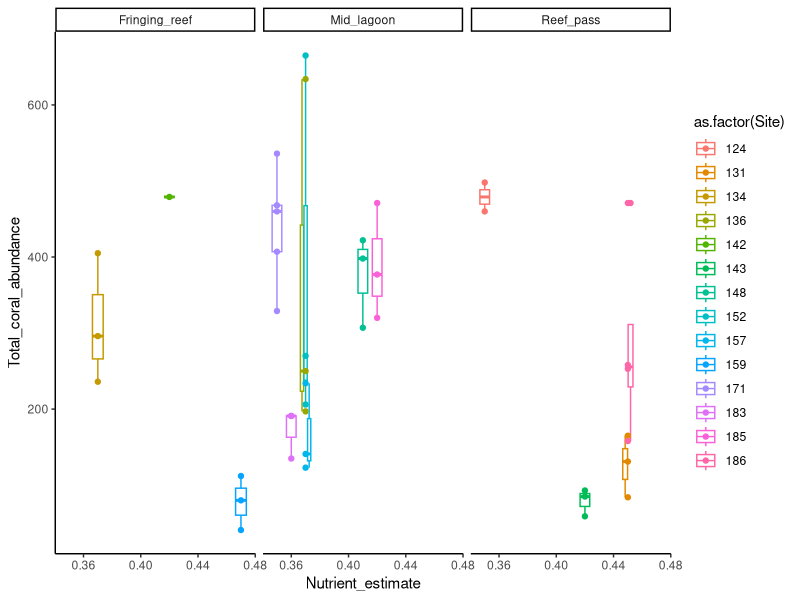
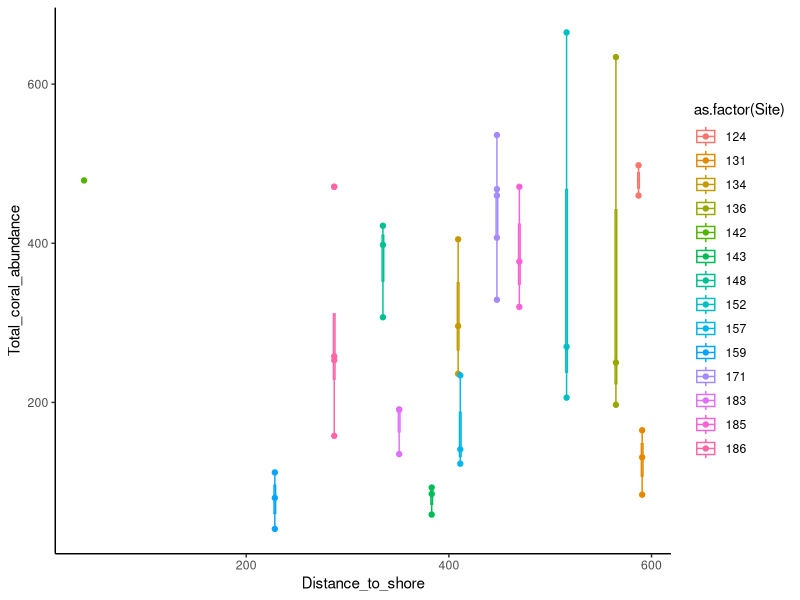
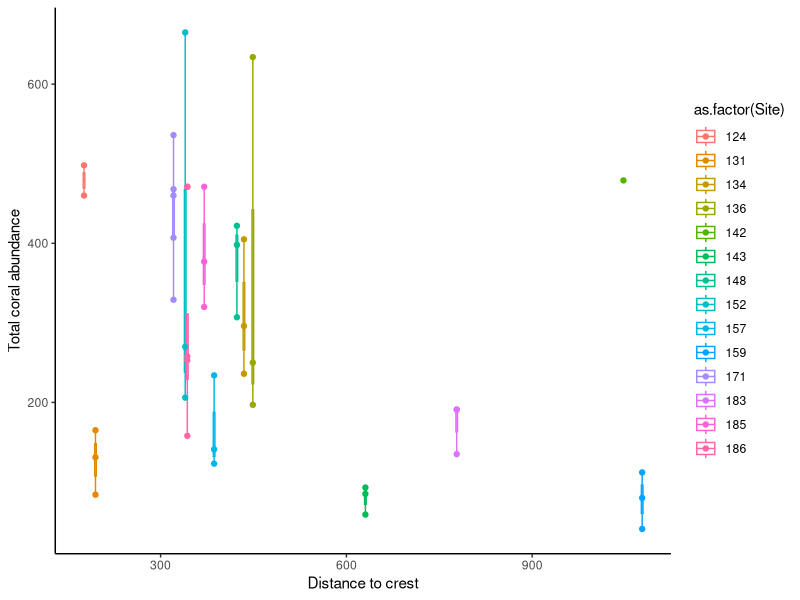
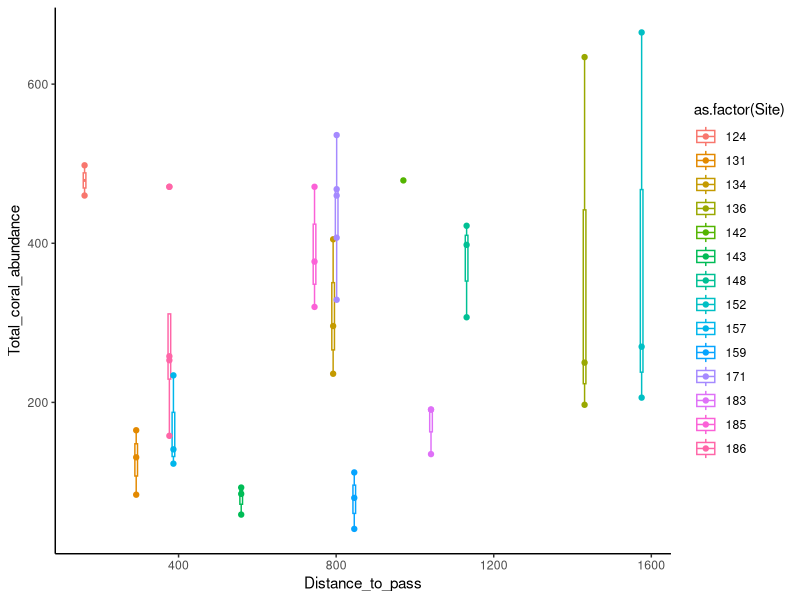
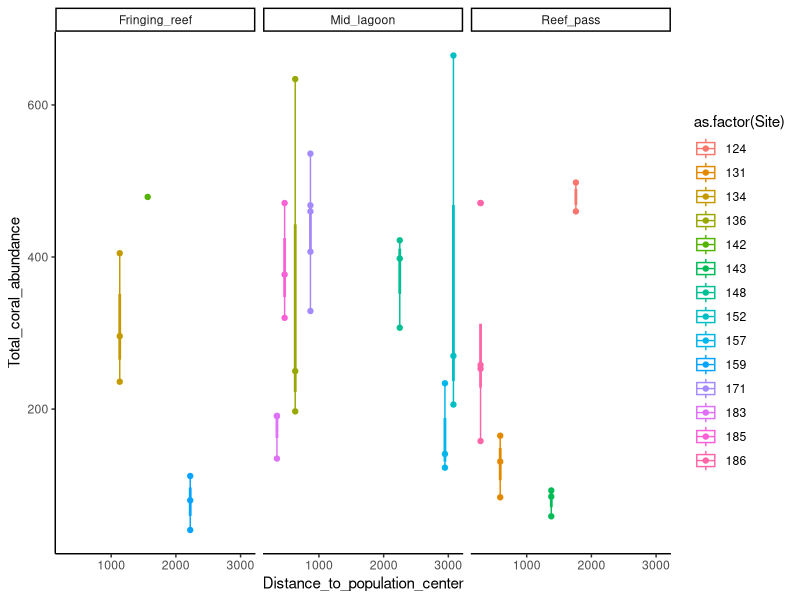
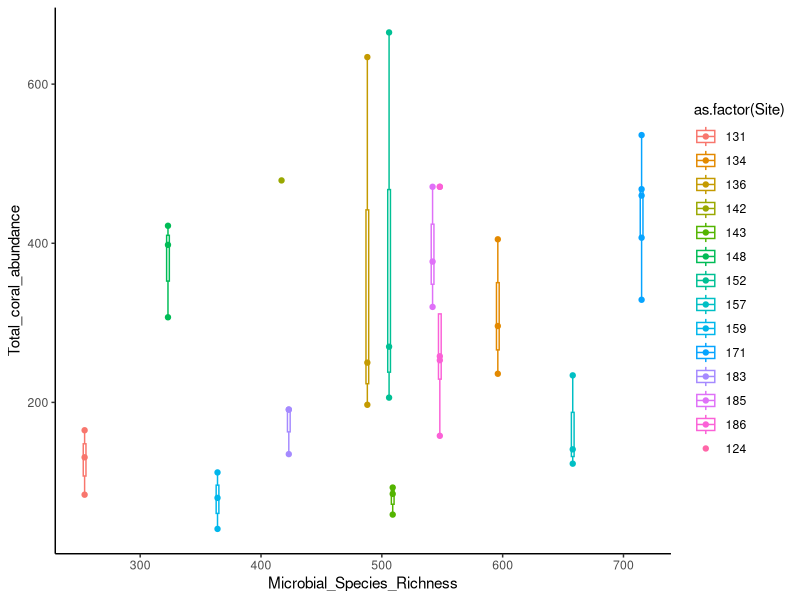
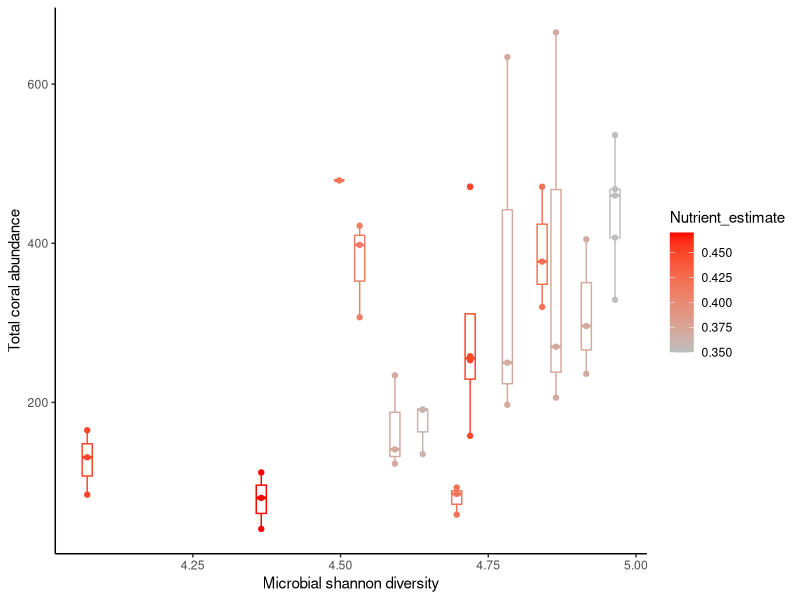
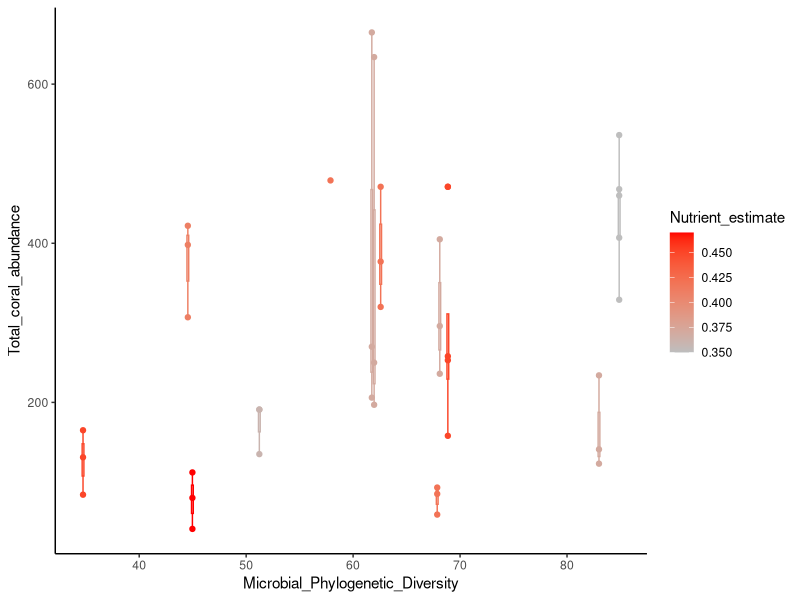

R code for these plots, in order:
## ---- chunk 1
knitr::opts_chunk$set(echo = TRUE)


require(here)
require(tidyverse)
require(vegan)
require(lme4)
## ---- chunk 2
# colony counts
colonies <- read_csv(here("data/Colony_counts.csv")) %>% 
  # fix this weird date entry
  mutate(Date = case_when(
    Date == "8/21/22" ~ "8/21/2022",
    TRUE ~ Date
  ))

# bring in site visual nutrient file
nuts <- read_csv(here("data/site_metadata.csv")) 
  
# and nutrient working group file that we will use as metadata
nutMetadat <- read_csv(here("data/All_dat_withFish.csv")) 
# Make overall site stats
## ---- chunk 3
colonies %>% 
  select(Genus) %>% 
  unique() 

# fix them
colonies %>% 
  mutate(Genus = case_when(
    Genus == "Cyphestrea" ~ "Cyphastrea",
    Genus == "Fungiid" ~ "Fungiidae",
    Genus == "leptastrea" ~ "Leptastrea",
      Genus == "Leptastrea?" ~ "Leptastrea",
      Genus == "Napropora" ~ "Napopora",
      Genus == "Napropora" ~ "Napopora",
    Genus == "Napapora"~ "Napopora",
      Genus == "Pammacora" ~ "Psammocora",
      Genus == "Psammacora" ~ "Psammocora", 
      Genus == "Porites rus" ~ "Porites_rus",
      Genus == "Porites_Rus" ~ "Porites_rus",
      Genus == "Porites_Massive" ~ "Porites_massive",
    TRUE ~ Genus
  )) %>% 
  filter(Genus != "Single_polyp") -> colonies_cleaned


# check
colonies_cleaned %>% 
  select(Genus) %>% 
  unique() 
## ---- chunk 4
colonies_cleaned %>% 
  mutate(Transect = parse_number(Transect)) %>% 
  mutate(TransectSite = paste0(Site, "T", Transect)) %>% 
  group_by(Transect, TransectSite, Date, Site, Genus) %>% 
  summarize(Abundance = sum(Count)) %>% 
  ungroup() %>% 
  # replace this with the nearest station
  mutate(Site = ifelse(Site == "Gump", 159, Site)) %>% 
  # also for T2 site 124 was written as 142. Fix here
  #mutate(Site = ifelse(Site == 142, 124, Site)) %>% 
  mutate(Site = as.double(Site)) %>% 
  # join visual nutrient data
  full_join(nuts, by = "Site") -> genusAbund_temp

## ---- chunk 5
# select the stuff we want:
nutMetadat %>% 
  filter(TimePeriod == "2021-May") %>% 
  mutate(Site = as.double(Site)) %>% 
  select(Site, Latitude, Longitude, Distance_to_crest, Distance_to_shore, Distance_to_pass, Distance_to_deep_lagoon_water, Distance_to_population_center, Habitat, Microbial_Species_Richness, Microbial_Shannon_Diversity, Microbial_Phylogenetic_Diversity, Microbial_Evenness, Microbial_PCoA1, Microbial_PCoA2, FishNH4ug_min_m2, FishBiomg_m2) -> nmwgMetadat

# also do a separate one for 124 since it doesn't have a May 2021 line in the df:
nutMetadat %>% 
  filter(Site == 124) %>% 
  filter(TimePeriod == "2020-August") %>% 
  mutate(Site = as.double(Site)) %>% 
  select(Site, Latitude, Longitude, Distance_to_crest, Distance_to_shore, Distance_to_pass, Distance_to_deep_lagoon_water, Distance_to_population_center, Habitat, Microbial_Species_Richness, Microbial_Shannon_Diversity, Microbial_Phylogenetic_Diversity, Microbial_Evenness, Microbial_PCoA1, Microbial_PCoA2, FishNH4ug_min_m2, FishBiomg_m2) -> nmwgMetadat124
## ---- chunk 6
genusAbund_temp %>% 
  filter(Site != 124) %>% 
  left_join(nmwgMetadat) -> genusAbund_tempNo124
  
genusAbund_temp %>% 
  filter(Site == "124") %>% 
  left_join(nmwgMetadat124, by = "Site") -> genusAbund_temp124
  
  
# put them together
genusAbund_tempNo124 %>% 
  filter(Site != 163) %>% 
  bind_rows(genusAbund_temp124) -> genusAbund_Long
## ---- chunk 7
genusAbund_Long %>% 
  group_by(TransectSite, Date, Transect, Site, Latitude, Longitude, Distance_to_crest, Distance_to_shore, Distance_to_pass, Distance_to_deep_lagoon_water, Distance_to_population_center, Habitat, Microbial_Species_Richness, Microbial_Shannon_Diversity, Microbial_Phylogenetic_Diversity, Microbial_Evenness, Microbial_PCoA1, Microbial_PCoA2, FishNH4ug_min_m2, FishBiomg_m2) %>% 
  summarize(N = n()) %>% 
  select(-N) -> all_ids
## ---- chunk 8
genusAbund_Long %>% 
  group_by(TransectSite, Date, Transect, Site, Nutrient_estimate, KellyDeron_habitat, Latitude, Longitude, Distance_to_crest, Distance_to_shore, Distance_to_pass, Distance_to_deep_lagoon_water, Distance_to_population_center, Habitat, Microbial_Species_Richness, Microbial_Shannon_Diversity, Microbial_Phylogenetic_Diversity, Microbial_Evenness, Microbial_PCoA1, Microbial_PCoA2, FishNH4ug_min_m2, FishBiomg_m2) %>% 
  summarize(Total_coral_abundance = sum(Abundance)) -> total_abund
## ---- chunk 9
total_abund %>% 
  ggplot(aes(x = Nutrient_estimate, y = Total_coral_abundance, color = as.factor(Site))) +
  geom_boxplot() +
  geom_point() +
  facet_wrap(~KellyDeron_habitat) +
  theme_classic()


total_abund %>% 
  ggplot(aes(x = Distance_to_shore, y = Total_coral_abundance, color = as.factor(Site))) +
  geom_boxplot() +
  geom_point() +
  #facet_wrap(~KellyDeron_habitat) +
  theme_classic()


total_abund %>% 
  ggplot(aes(x = Distance_to_crest, y = Total_coral_abundance, color = as.factor(Site))) +
  geom_boxplot() +
  geom_point() +
  #facet_wrap(~KellyDeron_habitat) +
  theme_classic() +
  xlab("Distance to crest") +
  ylab("Total coral abundance")

ggsave(here("figures/TotalAbundDistCrest.jpg"), width = 7, height = 4.6, dpi = 500)


total_abund %>% 
  ggplot(aes(x = Distance_to_pass, y = Total_coral_abundance, color = as.factor(Site))) +
  geom_boxplot() +
  geom_point() +
  #facet_wrap(~KellyDeron_habitat) +
  theme_classic()


total_abund %>% 
  ggplot(aes(x = Distance_to_population_center, y = Total_coral_abundance, color = as.factor(Site))) +
  geom_boxplot() +
  geom_point() +
  facet_wrap(~KellyDeron_habitat) +
  theme_classic()


total_abund %>% 
  ggplot(aes(x = Microbial_Species_Richness, y = Total_coral_abundance, color = as.factor(Site))) +
  geom_boxplot() +
  geom_point() +
  #facet_wrap(~KellyDeron_habitat) +
  theme_classic()



total_abund %>% 
  ggplot(aes(x = Microbial_Shannon_Diversity, y = Total_coral_abundance, group = as.factor(Site), color = Nutrient_estimate)) +
  geom_boxplot() +
  geom_point() +
  scale_colour_gradient(low = "gray", high = "red") +
  ylab("Total coral abundance") +
  xlab("Microbial shannon diversity") +
  #facet_wrap(~KellyDeron_habitat) +
  theme_classic()

ggsave(here("figures/ShannonTotalAbundance.jpg"), width = 7, height = 4.6, dpi = 500)


total_abund %>% 
  ggplot(aes(x = Microbial_Phylogenetic_Diversity, y = Total_coral_abundance, group = as.factor(Site), color = Nutrient_estimate)) +
  geom_boxplot() +
  scale_colour_gradient(low = "gray", high = "red") +
  geom_point() +
  #facet_wrap(~KellyDeron_habitat) +
  theme_classic()


total_abund %>% 
  ggplot(aes(x = Microbial_Evenness, y = Total_coral_abundance, group = as.factor(Site), color = Nutrient_estimate)) +
  geom_boxplot() +
  scale_colour_gradient(low = "gray", high = "red") +
  geom_point() +
  #facet_wrap(~KellyDeron_habitat) +
  theme_classic()


total_abund %>% 
  ggplot(aes(x = Microbial_PCoA1, y = Total_coral_abundance, group = as.factor(Site), color = Nutrient_estimate)) +
  geom_boxplot() +
  scale_colour_gradient(low = "gray", high = "red") +
  geom_point() +
  #facet_wrap(~KellyDeron_habitat) +
  theme_classic()



total_abund %>% 
  ggplot(aes(x = FishBiomg_m2, y = Total_coral_abundance, group = as.factor(Site), color = Nutrient_estimate)) +
  geom_boxplot() +
  scale_colour_gradient(low = "gray", high = "red") +
  geom_point() +
  #facet_wrap(~KellyDeron_habitat) +
  theme_classic()

## ---- chunk 10
genusAbund_Long %>% 
  filter(Genus == "Montipora") %>% 
  full_join(all_ids) %>% 
  mutate(Abundance = replace_na(Abundance, 0)) -> montipAbund

## ---- chunk 11
montipAbund %>% 
  ggplot(aes(x = Nutrient_estimate, y = Abundance, color = as.factor(Site))) +
  geom_boxplot() +
  geom_point() +
  theme_classic()
## ---- chunk 12
montipAbund %>% 
  ggplot(aes(x = FishBiomg_m2, y = Abundance, color = as.factor(Site))) +
  geom_boxplot() +
  geom_point() +
  theme_classic()
## ---- chunk 13
m.Montip <- glmer(Abundance ~ Nutrient_estimate + scale(FishBiomg_m2) +  (1 | Site), data = montipAbund, family = poisson(link = "log"))
  summary(m.Montip)
  plot(m.Montip)
## ---- chunk 14
colonies_cleaned %>% 
  mutate(Transect = parse_number(Transect)) %>% 
  mutate(TransectSite = paste0(Site, "T", Transect)) %>% 
  group_by(Transect, TransectSite, Date, Site, Genus, Size_cm) %>% 
  summarize(Abundance = sum(Count)) %>% 
  ungroup() %>% 
  # replace this with the nearest station
  mutate(Site = ifelse(Site == "Gump", 159, Site)) %>% 
  mutate(Site = as.double(Site)) %>% 
  # join visual nutrient data
  full_join(nuts, by = "Site") %>% 
  filter(Genus == "Montipora") %>% 
  full_join(all_ids) %>% 
  mutate(Abundance = replace_na(Abundance, 0)) %>% 
  mutate(Size_cm = factor(Size_cm, levels = c("<5", "5-10", "10-20", "20-40", "40-80", "80-160", ">160"))) -> montipSize
## ---- chunk 15
montipSize %>% 
  #group_by(Size_cm, Nutrient_estimate) %>% 
  #summarize(Mean_abund = mean(Abundance),
  #          sd_abund = sd(Abundance)) %>% 
  ggplot(aes(x = Nutrient_estimate, y = Abundance, group = Nutrient_estimate)) + 
  geom_boxplot() +
  geom_point(aes(color = as.factor(Site))) +
  facet_wrap(~as.factor(Size_cm)) +
  theme_bw()
## ---- chunk 16
genusAbund_Long %>% 
  filter(Genus == "Pocillopora") %>% 
  full_join(all_ids) %>% 
  mutate(Abundance = replace_na(Abundance, 0)) %>% 
  rename(Poc_abund = Abundance )-> pocAbund

## ---- chunk 17
pocAbund %>% 
  ggplot(aes(x = Nutrient_estimate, y = Poc_abund, color = as.factor(Site))) +
  geom_boxplot() +
  geom_point() +
  theme_classic()
## ---- chunk 18
pocAbund %>% 
  ggplot(aes(x = FishBiomg_m2, y = Poc_abund, color = as.factor(Site))) +
  geom_boxplot() +
  geom_point() +
  theme_classic() # Huh... Wonder if that's real? 
## ---- chunk 19
m.Poc <- glmer(Poc_abund ~ Nutrient_estimate + scale(FishBiomg_m2) + (1 | Site), data = pocAbund, family = poisson(link = "log"))
  summary(m.Poc)
  plot(m.Poc)
## ---- chunk 20
colonies_cleaned %>% 
  mutate(Transect = parse_number(Transect)) %>% 
  mutate(TransectSite = paste0(Site, "T", Transect)) %>% 
  group_by(Transect, TransectSite, Date, Site, Genus, Size_cm) %>% 
  summarize(Abundance = sum(Count)) %>% 
  ungroup() %>% 
  # replace this with the nearest station
  mutate(Site = ifelse(Site == "Gump", 159, Site)) %>% 
  mutate(Site = as.double(Site)) %>% 
  # join visual nutrient data
  full_join(nuts, by = "Site") %>% 
  filter(Genus == "Pocillopora") %>% 
  full_join(all_ids) %>% 
  mutate(Abundance = replace_na(Abundance, 0)) %>% 
  mutate(Size_cm = factor(Size_cm, levels = c("<5", "5-10", "10-20", "20-40", "40-80", "80-160", ">160"))) -> pocSize
## ---- chunk 21
pocSize %>% 
  #group_by(Size_cm, Nutrient_estimate) %>% 
  #summarize(Mean_abund = mean(Abundance),
  #          sd_abund = sd(Abundance)) %>% 
  ggplot(aes(x = Size_cm, y = Abundance)) + 
  geom_boxplot() +
  geom_point(aes(color = as.factor(Site))) +
  facet_wrap(~as.factor(Nutrient_estimate)) +
  theme_bw()
## ---- chunk 22
montipAbund %>% 
  rename(Montip_abundance = Abundance) %>% 
  select(-Genus) %>% 
  full_join(pocAbund) -> WRONG
## ---- chunk 23
WRONG %>% 
  ggplot(aes(x = Montip_abundance, y = Poc_abund, color = (Nutrient_estimate))) +
  geom_point() +
  # 1:1 line
  geom_abline(slope = 1, intercept = 0) +
  scale_colour_gradient(low = "gray", high = "red") +
  theme_classic()
## ---- chunk 24
mPocMonti <- glm(Poc_abund ~ Montip_abundance + Nutrient_estimate + Montip_abundance:Nutrient_estimate, family = poisson, data = WRONG)
  summary(mPocMonti)
  plot(mPocMonti)
  
## ---- chunk 25
pred <- expand.grid(Montip_abundance = seq(from = min(WRONG$Montip_abundance, na.rm = TRUE),
                         to = max(WRONG$Montip_abundance, na.rm = TRUE),
                         length.out = length(WRONG$Montip_abundance)),
                    Nutrient_estimate = c(min(WRONG$Nutrient_estimate, na.rm = TRUE),
                                          mean(WRONG$Nutrient_estimate, na.rm = TRUE),
                         max(WRONG$Nutrient_estimate, na.rm = TRUE)))



pred$PredPocAbund <- predict(mPocMonti, 
                 pred, 
                 type = "response")


# plot
pred %>% 
  ggplot(aes(x = Montip_abundance, y = PredPocAbund, color = Nutrient_estimate)) +
  #ylab("Predicted Pocillopora abundance") +
  scale_colour_gradient(low = "gray", high = "red") +
  geom_point() +
  theme_classic()


#ggsave(here("figures/PredTrapeziidabund.jpg"), width = 7, height = 4.6, dpi = 500)
## ---- chunk 26
genusAbund_Long %>% 
  pivot_wider(names_from = Genus, values_from = Abundance) %>% 
  # replace NA's with zeros
  mutate_all(~replace(., is.na(.), 0)) -> spp_matrix_wide # for no coral_ID remove beginning columns
## ---- chunk 27
spp_mat_rare <- spp_matrix_wide[, colSums(spp_matrix_wide != 0) >= round(dim(spp_matrix_wide)[1]*0.05)] # at least 5% of samples
## ---- chunk 28
# get index for where coral columns start
first_coral <- grep("Acropora", colnames(spp_mat_rare))

shann.in <- diversity(spp_mat_rare[,first_coral:dim(spp_mat_rare)[2]], index = "shannon")
simp.in <- diversity(spp_mat_rare[,first_coral:dim(spp_mat_rare)[2]], index = "simpson")
invSimp.in <- diversity(spp_mat_rare[,first_coral:dim(spp_mat_rare)[2]], index = "invsimpson")
spp.rich <- specnumber(spp_mat_rare[,first_coral:dim(spp_mat_rare)[2]])



div.metrics <- cbind(shann.in, simp.in, invSimp.in, spp.rich, spp_mat_rare[,1:(first_coral-1)]) 
  

## ---- chunk 29
# shannon
div.metrics %>% 
  ggplot(aes(x = as.factor(Site), y = shann.in, fill = KellyDeron_habitat)) +
  geom_boxplot() +
  ylab("Shannon diversity") +
  theme_classic()

# spp richness
div.metrics %>% 
  ggplot(aes(x = as.factor(Site), y = spp.rich, fill = KellyDeron_habitat)) +
  geom_boxplot() +
  ylab("Species richness") +
  theme_classic()


# simpson
div.metrics %>% 
  ggplot(aes(x = as.factor(Site), y = simp.in, fill = KellyDeron_habitat)) +
  geom_boxplot() +
  ylab("Simpson's index") +
  theme_classic()

# inverse simpson
div.metrics %>% 
  ggplot(aes(x = as.factor(Site), y = invSimp.in, fill = KellyDeron_habitat)) +
  geom_boxplot() +
  theme_classic()

## ---- chunk 30
# shannon
div.metrics %>% 
 #filter(Site != 159) %>% 
  ggplot(aes(x = Nutrient_estimate, y = shann.in, color = as.factor(Site))) +
  geom_boxplot() +
  geom_point() +
  ylab("Shannon diversity") +
  theme_classic() # Gump is just crazy..

# spp richness
div.metrics %>% 
  #filter(Site != 159) %>% 
  ggplot(aes(x = Nutrient_estimate, y = spp.rich, color = as.factor(Site))) +
  geom_boxplot() +
  geom_jitter() +
  ylab("Coral species richness") +
  xlab("Visual Nutrient Estimate") +
  theme_classic()

ggsave(here("figures/SppRichNut.jpg"), width = 7, height = 4.6, dpi = 500)


# simpson
div.metrics %>% 
  #filter(Site != 159) %>% 
  ggplot(aes(x = Nutrient_estimate, y = simp.in, color = as.factor(Site))) +
  geom_boxplot() +
  geom_point() +
  ylab("Simpson's index") +
  theme_classic()


# inverse simpson
div.metrics %>% 
  #filter(Site != 159) %>% 
  ggplot(aes(x = Nutrient_estimate, y = invSimp.in, color = as.factor(Site))) +
  geom_boxplot() +
  geom_point() +
  theme_classic()

## ---- chunk 31
m.sppRich <- glm(spp.rich ~ Nutrient_estimate, family = poisson, data = div.metrics)
  summary(m.sppRich)
  plot(m.sppRich)
  
# What about without Gump?
m.sppRichnoGump <- glm(spp.rich ~ Nutrient_estimate, family = poisson, data = subset(div.metrics, Site != 159))
  summary(m.sppRichnoGump) # nope
  plot(m.sppRichnoGump)  

## ---- chunk 32
# distance to shore
div.metrics %>% 
  filter(Site != 159) %>% 
  ggplot(aes(x = Distance_to_shore, y = spp.rich, color = as.factor(Site))) +
  geom_boxplot() +
  geom_point() +
  ylab("Species richness") +
  theme_classic()

# distance to crest--kinda interesting
div.metrics %>% 
  filter(Site != 159) %>% 
  ggplot(aes(x = Distance_to_crest, y = spp.rich, color = as.factor(Site))) +
  geom_boxplot() +
  geom_point() +
  ylab("Species richness") +
  theme_classic()


div.metrics %>% 
  filter(Site != 159) %>% 
  ggplot(aes(x = Distance_to_crest, y = spp.rich, color = as.factor(Site))) +
  geom_boxplot() +
  geom_point() +
  ylab("Species richness") +
  theme_classic()


# Distance_to_pass
div.metrics %>% 
  filter(Site != 159) %>% 
  ggplot(aes(x = Distance_to_pass, y = spp.rich, color = as.factor(Site))) +
  geom_boxplot() +
  geom_point() +
  ylab("Species richness") +
  theme_classic()


# Distance_to_population_center
div.metrics %>% 
  filter(Site != 159) %>% 
  ggplot(aes(x = Distance_to_population_center, y = spp.rich, group = as.factor(Site), fill = Nutrient_estimate)) +
  geom_boxplot() +
  geom_point() +
  ylab("Coral pecies richness") +
  xlab("Distance to population center") +
  scale_fill_gradient(low = "gray", high = "red") +
  theme_classic() # interesting maybe?

ggsave(here("figures/SppRichDistPop.jpg"), width = 7, height = 4.6, dpi = 500)





# Microbial_Species_Richness
div.metrics %>% 
  #filter(Site != 159 ) %>% 
  filter(Site != 124) %>% 
  ggplot(aes(x = Microbial_Species_Richness, y = spp.rich, color = as.factor(Site))) +
  geom_boxplot() +
  geom_point() +
  ylab("Coral species richness") +
  xlab("Microbe species richness") +
  theme_classic() # potentially cool!

ggsave(here("figures/SppRichMicrobe.jpg"), width = 7, height = 4.6, dpi = 500)


# Microbial_Shannon_Diversity
div.metrics %>% 
  #filter(Site != 159 ) %>% 
  filter(Site != 124) %>% 
  ggplot(aes(x = Microbial_Shannon_Diversity, y = spp.rich, color = as.factor(Site))) +
  geom_boxplot() +
  geom_point() +
  ylab("Coral species richness") +
  xlab("Microbe shannon diversity")+
  theme_classic() # potentially cool?

ggsave(here("figures/SppRichMicrobeShann.jpg"), width = 7, height = 4.6, dpi = 500)


# Microbial_Phylogenetic_Diversity
div.metrics %>% 
  filter(Site != 159) %>% 
  filter(Site != 124) %>% 
  ggplot(aes(x = Microbial_Phylogenetic_Diversity, y = spp.rich, color = as.factor(Site))) +
  geom_boxplot() +
  geom_point() +
  ylab("Species richness") +
  theme_classic()

# Microbial_Evenness
div.metrics %>% 
  filter(Site != 159) %>% 
  filter(Site != 124) %>% 
  ggplot(aes(x = Microbial_Evenness, y = spp.rich, color = as.factor(Site))) +
  geom_boxplot() +
  geom_point() +
  ylab("Coral species richness") +
  xlab("Microbial evenness") +
  theme_classic() # cool
  
ggsave(here("figures/SppRichMicrobeEven.jpg"), width = 7, height = 4.6, dpi = 500)


# Microbial_PCoA1
div.metrics %>% 
  #filter(Site != 159) %>% 
  filter(Site != 124) %>% 
  ggplot(aes(x = Microbial_PCoA1, y = spp.rich, color = as.factor(Site))) +
  geom_boxplot() +
  geom_point() +
  ylab("Species richness") +
  theme_classic() 



# FishBiomg_m2
div.metrics %>% 
  filter(Site != 159) %>% 
  filter(Site != 124) %>% 
  ggplot(aes(x = FishBiomg_m2, y = spp.rich, color = as.factor(Site))) +
  geom_boxplot() +
  geom_point() +
  ylab("Species richness") +
  theme_classic() 


## ---- chunk 33
m.sppRichDist <- glmer(spp.rich ~ Nutrient_estimate + scale(Distance_to_population_center) + Nutrient_estimate:scale(Distance_to_population_center) + (1 | Site), data = div.metrics, family = poisson(link = "log"))  
  summary(m.sppRichDist)
  
  
# microbes?
m.sppRichMicrobe <- glmer(spp.rich ~ scale(Microbial_Species_Richness) + (1 | Site), data =div.metrics, family = poisson(link = "log"))  
  summary(m.sppRichMicrobe)
  

m.sppRichDistHab <- glmer(spp.rich ~ Nutrient_estimate + KellyDeron_habitat + Nutrient_estimate:KellyDeron_habitat + (1 | Site), data = div.metrics, family = poisson(link = "log"))  
  summary(m.sppRichDistHab)
    
  
## ---- chunk 34
pred <- expand.grid(Distance_to_population_center = seq(from = min(div.metrics$Distance_to_population_center, na.rm = TRUE),
                         to = max(div.metrics$Distance_to_population_center, na.rm = TRUE),
                         length.out = length(div.metrics$Distance_to_population_center)),
                    Nutrient_estimate = c(min(div.metrics$Nutrient_estimate, na.rm = TRUE),
                                          mean(div.metrics$Nutrient_estimate, na.rm = TRUE),
                         max(div.metrics$Nutrient_estimate, na.rm = TRUE)),
                    Site = unique(div.metrics$Site))



pred$PredSppRich <- predict(m.sppRichDist, 
                 pred, 
                 type = "response")


# plot
pred %>% 
  ggplot(aes(x = Distance_to_population_center, y = PredSppRich, color = Nutrient_estimate)) +
  geom_point() +
  ylab("Predicted coral species richness") +
  xlab("Distance to population center") +
  scale_color_gradient(low = "gray", high = "red") +
  facet_wrap(~Nutrient_estimate) +
  theme_classic() # interesting maybe?
  



# ggsave(here("figures/PredTrapeziidabund.jpg"), width = 4.5, height = 3, dpi = 500)
## ---- chunk 35
pred <- expand.grid(Distance_to_population_center = seq(from = min(div.metrics$Distance_to_population_center, na.rm = TRUE),
                         to = max(div.metrics$Distance_to_population_center, na.rm = TRUE),
                         length.out = length(div.metrics$Distance_to_population_center)),
                    Nutrient_estimate = c(min(div.metrics$Nutrient_estimate, na.rm = TRUE),
                                          mean(div.metrics$Nutrient_estimate, na.rm = TRUE),
                         max(div.metrics$Nutrient_estimate, na.rm = TRUE)),
                    Site = unique(div.metrics$Site),
                    KellyDeron_habitat = unique(div.metrics$KellyDeron_habitat))



pred$PredSppRich <- predict(m.sppRichDistHab, 
                 pred, 
                 type = "response")


# plot
pred %>% 
  mutate(KellyDeron_habitat = factor(KellyDeron_habitat, levels = c("Fringing_reef", "Mid_lagoon", "Reef_pass"))) %>% 
  ggplot(aes(x = Nutrient_estimate, y = PredSppRich, color = Nutrient_estimate)) +
  geom_point() +
  geom_line() +
  ylab("Predicted coral species richness") +
  xlab("Visual nutrient estimate") +
  scale_color_gradient(low = "gray", high = "red") +
  facet_wrap(~KellyDeron_habitat) +
  theme_classic() # interesting maybe?
  



# ggsave(here("figures/PredTrapeziidabund.jpg"), width = 4.5, height = 3, dpi = 500)
